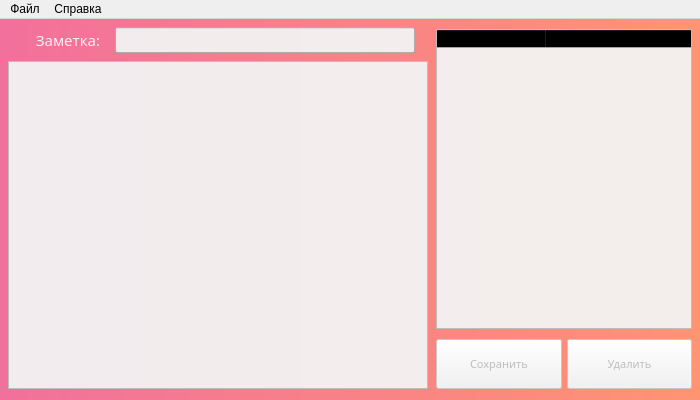
<?xml version="1.0" encoding="UTF-8"?>
<ui version="4.0">
 <class>MainWindow</class>
 <widget class="QMainWindow" name="MainWindow">
  <property name="windowModality">
   <enum>Qt::NonModal</enum>
  </property>
  <property name="geometry">
   <rect>
    <x>0</x>
    <y>0</y>
    <width>700</width>
    <height>400</height>
   </rect>
  </property>
  <property name="sizePolicy">
   <sizepolicy hsizetype="Fixed" vsizetype="Fixed">
    <horstretch>0</horstretch>
    <verstretch>0</verstretch>
   </sizepolicy>
  </property>
  <property name="minimumSize">
   <size>
    <width>700</width>
    <height>400</height>
   </size>
  </property>
  <property name="maximumSize">
   <size>
    <width>700</width>
    <height>400</height>
   </size>
  </property>
  <property name="mouseTracking">
   <bool>false</bool>
  </property>
  <property name="tabletTracking">
   <bool>false</bool>
  </property>
  <property name="focusPolicy">
   <enum>Qt::NoFocus</enum>
  </property>
  <property name="acceptDrops">
   <bool>false</bool>
  </property>
  <property name="windowTitle">
   <string>MyNotes</string>
  </property>
  <property name="windowIcon">
   <iconset>
    <normaloff>../images/notepad.png</normaloff>../images/notepad.png</iconset>
  </property>
  <property name="autoFillBackground">
   <bool>false</bool>
  </property>
  <property name="styleSheet">
   <string notr="true"/>
  </property>
  <property name="iconSize">
   <size>
    <width>64</width>
    <height>64</height>
   </size>
  </property>
  <property name="toolButtonStyle">
   <enum>Qt::ToolButtonTextOnly</enum>
  </property>
  <widget class="QWidget" name="centralwidget">
   <property name="enabled">
    <bool>true</bool>
   </property>
   <property name="sizePolicy">
    <sizepolicy hsizetype="MinimumExpanding" vsizetype="MinimumExpanding">
     <horstretch>0</horstretch>
     <verstretch>0</verstretch>
    </sizepolicy>
   </property>
   <property name="minimumSize">
    <size>
     <width>700</width>
     <height>380</height>
    </size>
   </property>
   <property name="styleSheet">
    <string notr="true">background-color: qlineargradient(spread:pad, x1:0, y1:0.5, x2:1, y2:0.5, stop:0 rgba(29, 151, 108, 255), stop:1 rgba(147, 249, 185, 255));
background-color: qlineargradient(spread:pad, x1:0, y1:1, x2:1, y2:1, stop:0 rgba(242, 112, 156, 255), stop:1 rgba(255, 148, 114, 255));</string>
   </property>
   <widget class="QWidget" name="wholePart" native="true">
    <property name="geometry">
     <rect>
      <x>0</x>
      <y>0</y>
      <width>700</width>
      <height>380</height>
     </rect>
    </property>
    <property name="sizePolicy">
     <sizepolicy hsizetype="MinimumExpanding" vsizetype="MinimumExpanding">
      <horstretch>0</horstretch>
      <verstretch>0</verstretch>
     </sizepolicy>
    </property>
    <property name="minimumSize">
     <size>
      <width>700</width>
      <height>380</height>
     </size>
    </property>
    <property name="styleSheet">
     <string notr="true">background-color: rgba(255, 255, 255, 0);</string>
    </property>
    <layout class="QHBoxLayout" name="horizontalLayout">
     <property name="spacing">
      <number>0</number>
     </property>
     <property name="leftMargin">
      <number>0</number>
     </property>
     <property name="topMargin">
      <number>0</number>
     </property>
     <property name="rightMargin">
      <number>0</number>
     </property>
     <property name="bottomMargin">
      <number>0</number>
     </property>
     <item>
      <spacer name="leftHorizontalSpacer">
       <property name="orientation">
        <enum>Qt::Horizontal</enum>
       </property>
       <property name="sizeHint" stdset="0">
        <size>
         <width>40</width>
         <height>20</height>
        </size>
       </property>
      </spacer>
     </item>
     <item>
      <widget class="QWidget" name="leftPart" native="true">
       <property name="sizePolicy">
        <sizepolicy hsizetype="Fixed" vsizetype="MinimumExpanding">
         <horstretch>0</horstretch>
         <verstretch>0</verstretch>
        </sizepolicy>
       </property>
       <property name="minimumSize">
        <size>
         <width>420</width>
         <height>380</height>
        </size>
       </property>
       <layout class="QVBoxLayout" name="verticalLayout">
        <property name="spacing">
         <number>0</number>
        </property>
        <property name="leftMargin">
         <number>0</number>
        </property>
        <property name="topMargin">
         <number>0</number>
        </property>
        <property name="rightMargin">
         <number>0</number>
        </property>
        <property name="bottomMargin">
         <number>0</number>
        </property>
        <item>
         <spacer name="horizontalSpacer_4">
          <property name="orientation">
           <enum>Qt::Vertical</enum>
          </property>
          <property name="sizeType">
           <enum>QSizePolicy::Preferred</enum>
          </property>
          <property name="sizeHint" stdset="0">
           <size>
            <width>20</width>
            <height>10</height>
           </size>
          </property>
         </spacer>
        </item>
        <item>
         <widget class="QWidget" name="titleForm" native="true">
          <property name="sizePolicy">
           <sizepolicy hsizetype="Fixed" vsizetype="Expanding">
            <horstretch>0</horstretch>
            <verstretch>0</verstretch>
           </sizepolicy>
          </property>
          <property name="minimumSize">
           <size>
            <width>420</width>
            <height>33</height>
           </size>
          </property>
          <layout class="QFormLayout" name="formLayout">
           <property name="fieldGrowthPolicy">
            <enum>QFormLayout::FieldsStayAtSizeHint</enum>
           </property>
           <property name="labelAlignment">
            <set>Qt::AlignCenter</set>
           </property>
           <property name="formAlignment">
            <set>Qt::AlignCenter</set>
           </property>
           <property name="horizontalSpacing">
            <number>12</number>
           </property>
           <property name="verticalSpacing">
            <number>0</number>
           </property>
           <property name="leftMargin">
            <number>0</number>
           </property>
           <property name="topMargin">
            <number>0</number>
           </property>
           <property name="rightMargin">
            <number>0</number>
           </property>
           <property name="bottomMargin">
            <number>0</number>
           </property>
           <item row="6" column="0">
            <widget class="QLabel" name="titleLabel">
             <property name="enabled">
              <bool>true</bool>
             </property>
             <property name="sizePolicy">
              <sizepolicy hsizetype="MinimumExpanding" vsizetype="Fixed">
               <horstretch>0</horstretch>
               <verstretch>0</verstretch>
              </sizepolicy>
             </property>
             <property name="minimumSize">
              <size>
               <width>70</width>
               <height>25</height>
              </size>
             </property>
             <property name="font">
              <font>
               <family>ObelixPro</family>
               <pointsize>11</pointsize>
               <weight>50</weight>
               <italic>false</italic>
               <bold>false</bold>
              </font>
             </property>
             <property name="styleSheet">
              <string notr="true">color: rgb(242, 242, 242);
</string>
             </property>
             <property name="text">
              <string>Заметка:</string>
             </property>
             <property name="scaledContents">
              <bool>false</bool>
             </property>
             <property name="alignment">
              <set>Qt::AlignBottom|Qt::AlignHCenter</set>
             </property>
             <property name="wordWrap">
              <bool>false</bool>
             </property>
             <property name="margin">
              <number>0</number>
             </property>
             <property name="indent">
              <number>1</number>
             </property>
            </widget>
           </item>
           <item row="6" column="1">
            <widget class="QLineEdit" name="noteTitleEdit">
             <property name="sizePolicy">
              <sizepolicy hsizetype="MinimumExpanding" vsizetype="Fixed">
               <horstretch>0</horstretch>
               <verstretch>0</verstretch>
              </sizepolicy>
             </property>
             <property name="minimumSize">
              <size>
               <width>300</width>
               <height>26</height>
              </size>
             </property>
             <property name="maximumSize">
              <size>
               <width>300</width>
               <height>0</height>
              </size>
             </property>
             <property name="font">
              <font>
               <pointsize>12</pointsize>
              </font>
             </property>
             <property name="focusPolicy">
              <enum>Qt::StrongFocus</enum>
             </property>
             <property name="acceptDrops">
              <bool>true</bool>
             </property>
             <property name="styleSheet">
              <string notr="true">background-color: rgba(242, 242, 242, 242);</string>
             </property>
             <property name="inputMethodHints">
              <set>Qt::ImhNone</set>
             </property>
             <property name="inputMask">
              <string/>
             </property>
             <property name="maxLength">
              <number>300</number>
             </property>
             <property name="cursorPosition">
              <number>0</number>
             </property>
             <property name="dragEnabled">
              <bool>false</bool>
             </property>
            </widget>
           </item>
          </layout>
         </widget>
        </item>
        <item>
         <spacer name="horizontalSpacer_7">
          <property name="orientation">
           <enum>Qt::Vertical</enum>
          </property>
          <property name="sizeType">
           <enum>QSizePolicy::Fixed</enum>
          </property>
          <property name="sizeHint" stdset="0">
           <size>
            <width>20</width>
            <height>5</height>
           </size>
          </property>
         </spacer>
        </item>
        <item>
         <widget class="QPlainTextEdit" name="noteTextEdit">
          <property name="enabled">
           <bool>true</bool>
          </property>
          <property name="sizePolicy">
           <sizepolicy hsizetype="MinimumExpanding" vsizetype="Preferred">
            <horstretch>0</horstretch>
            <verstretch>0</verstretch>
           </sizepolicy>
          </property>
          <property name="minimumSize">
           <size>
            <width>420</width>
            <height>328</height>
           </size>
          </property>
          <property name="font">
           <font>
            <pointsize>10</pointsize>
           </font>
          </property>
          <property name="cursor" stdset="0">
           <cursorShape>IBeamCursor</cursorShape>
          </property>
          <property name="focusPolicy">
           <enum>Qt::StrongFocus</enum>
          </property>
          <property name="styleSheet">
           <string notr="true">background-color: rgba(242, 242, 242, 242);</string>
          </property>
          <property name="inputMethodHints">
           <set>Qt::ImhNone</set>
          </property>
          <property name="plainText">
           <string/>
          </property>
          <property name="overwriteMode">
           <bool>false</bool>
          </property>
          <property name="tabStopWidth">
           <number>12</number>
          </property>
          <property name="backgroundVisible">
           <bool>false</bool>
          </property>
         </widget>
        </item>
        <item>
         <spacer name="horizontalSpacer_5">
          <property name="orientation">
           <enum>Qt::Vertical</enum>
          </property>
          <property name="sizeType">
           <enum>QSizePolicy::Fixed</enum>
          </property>
          <property name="sizeHint" stdset="0">
           <size>
            <width>20</width>
            <height>10</height>
           </size>
          </property>
         </spacer>
        </item>
       </layout>
      </widget>
     </item>
     <item>
      <spacer name="midHorizontalSpacer">
       <property name="orientation">
        <enum>Qt::Horizontal</enum>
       </property>
       <property name="sizeType">
        <enum>QSizePolicy::Maximum</enum>
       </property>
       <property name="sizeHint" stdset="0">
        <size>
         <width>40</width>
         <height>10</height>
        </size>
       </property>
      </spacer>
     </item>
     <item>
      <widget class="QWidget" name="rightPart" native="true">
       <property name="enabled">
        <bool>true</bool>
       </property>
       <property name="sizePolicy">
        <sizepolicy hsizetype="MinimumExpanding" vsizetype="MinimumExpanding">
         <horstretch>0</horstretch>
         <verstretch>0</verstretch>
        </sizepolicy>
       </property>
       <layout class="QVBoxLayout" name="verticalLayout_2">
        <property name="spacing">
         <number>0</number>
        </property>
        <property name="leftMargin">
         <number>0</number>
        </property>
        <property name="topMargin">
         <number>0</number>
        </property>
        <property name="rightMargin">
         <number>0</number>
        </property>
        <property name="bottomMargin">
         <number>0</number>
        </property>
        <item>
         <spacer name="verticalSpacer">
          <property name="orientation">
           <enum>Qt::Vertical</enum>
          </property>
          <property name="sizeType">
           <enum>QSizePolicy::Preferred</enum>
          </property>
          <property name="sizeHint" stdset="0">
           <size>
            <width>20</width>
            <height>10</height>
           </size>
          </property>
         </spacer>
        </item>
        <item>
         <widget class="QTreeWidget" name="notesList">
          <property name="enabled">
           <bool>true</bool>
          </property>
          <property name="sizePolicy">
           <sizepolicy hsizetype="Expanding" vsizetype="Expanding">
            <horstretch>0</horstretch>
            <verstretch>0</verstretch>
           </sizepolicy>
          </property>
          <property name="minimumSize">
           <size>
            <width>256</width>
            <height>300</height>
           </size>
          </property>
          <property name="baseSize">
           <size>
            <width>0</width>
            <height>0</height>
           </size>
          </property>
          <property name="styleSheet">
           <string notr="true">background-color: rgba(242, 242, 242, 242);</string>
          </property>
          <property name="frameShape">
           <enum>QFrame::StyledPanel</enum>
          </property>
          <property name="frameShadow">
           <enum>QFrame::Sunken</enum>
          </property>
          <property name="lineWidth">
           <number>0</number>
          </property>
          <property name="horizontalScrollBarPolicy">
           <enum>Qt::ScrollBarAlwaysOff</enum>
          </property>
          <property name="editTriggers">
           <set>QAbstractItemView::NoEditTriggers</set>
          </property>
          <property name="tabKeyNavigation">
           <bool>false</bool>
          </property>
          <property name="showDropIndicator" stdset="0">
           <bool>false</bool>
          </property>
          <property name="dragEnabled">
           <bool>false</bool>
          </property>
          <property name="dragDropOverwriteMode">
           <bool>false</bool>
          </property>
          <property name="textElideMode">
           <enum>Qt::ElideRight</enum>
          </property>
          <property name="horizontalScrollMode">
           <enum>QAbstractItemView::ScrollPerPixel</enum>
          </property>
          <property name="indentation">
           <number>5</number>
          </property>
          <property name="rootIsDecorated">
           <bool>true</bool>
          </property>
          <property name="uniformRowHeights">
           <bool>true</bool>
          </property>
          <property name="itemsExpandable">
           <bool>false</bool>
          </property>
          <property name="sortingEnabled">
           <bool>true</bool>
          </property>
          <property name="expandsOnDoubleClick">
           <bool>false</bool>
          </property>
          <property name="columnCount">
           <number>2</number>
          </property>
          <attribute name="headerVisible">
           <bool>true</bool>
          </attribute>
          <attribute name="headerCascadingSectionResizes">
           <bool>false</bool>
          </attribute>
          <attribute name="headerMinimumSectionSize">
           <number>65</number>
          </attribute>
          <attribute name="headerDefaultSectionSize">
           <number>110</number>
          </attribute>
          <attribute name="headerHighlightSections">
           <bool>false</bool>
          </attribute>
          <attribute name="headerShowSortIndicator" stdset="0">
           <bool>true</bool>
          </attribute>
          <attribute name="headerStretchLastSection">
           <bool>true</bool>
          </attribute>
          <column>
           <property name="text">
            <string>Название</string>
           </property>
           <property name="font">
            <font>
             <pointsize>9</pointsize>
            </font>
           </property>
           <property name="textAlignment">
            <set>AlignLeading|AlignVCenter</set>
           </property>
          </column>
          <column>
           <property name="text">
            <string>Последнее изменение</string>
           </property>
           <property name="font">
            <font>
             <pointsize>9</pointsize>
            </font>
           </property>
          </column>
         </widget>
        </item>
        <item>
         <spacer name="verticalSpacer_3">
          <property name="orientation">
           <enum>Qt::Vertical</enum>
          </property>
          <property name="sizeType">
           <enum>QSizePolicy::Preferred</enum>
          </property>
          <property name="sizeHint" stdset="0">
           <size>
            <width>20</width>
            <height>5</height>
           </size>
          </property>
         </spacer>
        </item>
        <item>
         <widget class="QWidget" name="actionButtons" native="true">
          <property name="enabled">
           <bool>true</bool>
          </property>
          <property name="sizePolicy">
           <sizepolicy hsizetype="MinimumExpanding" vsizetype="Preferred">
            <horstretch>0</horstretch>
            <verstretch>0</verstretch>
           </sizepolicy>
          </property>
          <property name="minimumSize">
           <size>
            <width>256</width>
            <height>50</height>
           </size>
          </property>
          <layout class="QHBoxLayout" name="horizontalLayout_2">
           <property name="spacing">
            <number>5</number>
           </property>
           <property name="sizeConstraint">
            <enum>QLayout::SetDefaultConstraint</enum>
           </property>
           <property name="leftMargin">
            <number>0</number>
           </property>
           <property name="topMargin">
            <number>5</number>
           </property>
           <property name="rightMargin">
            <number>0</number>
           </property>
           <property name="bottomMargin">
            <number>0</number>
           </property>
           <item>
            <widget class="QPushButton" name="saveButton">
             <property name="enabled">
              <bool>false</bool>
             </property>
             <property name="sizePolicy">
              <sizepolicy hsizetype="MinimumExpanding" vsizetype="MinimumExpanding">
               <horstretch>0</horstretch>
               <verstretch>0</verstretch>
              </sizepolicy>
             </property>
             <property name="font">
              <font>
               <family>ObelixPro</family>
               <pointsize>8</pointsize>
              </font>
             </property>
             <property name="cursor">
              <cursorShape>PointingHandCursor</cursorShape>
             </property>
             <property name="focusPolicy">
              <enum>Qt::NoFocus</enum>
             </property>
             <property name="acceptDrops">
              <bool>false</bool>
             </property>
             <property name="toolTipDuration">
              <number>-1</number>
             </property>
             <property name="autoFillBackground">
              <bool>false</bool>
             </property>
             <property name="styleSheet">
              <string notr="true">background-color: rgba(242, 242, 242, 242);
</string>
             </property>
             <property name="text">
              <string>Сохранить</string>
             </property>
             <property name="autoDefault">
              <bool>false</bool>
             </property>
             <property name="default">
              <bool>false</bool>
             </property>
             <property name="flat">
              <bool>false</bool>
             </property>
            </widget>
           </item>
           <item>
            <widget class="QPushButton" name="deleteButton">
             <property name="enabled">
              <bool>false</bool>
             </property>
             <property name="sizePolicy">
              <sizepolicy hsizetype="MinimumExpanding" vsizetype="MinimumExpanding">
               <horstretch>0</horstretch>
               <verstretch>0</verstretch>
              </sizepolicy>
             </property>
             <property name="font">
              <font>
               <family>ObelixPro</family>
               <pointsize>8</pointsize>
              </font>
             </property>
             <property name="cursor">
              <cursorShape>PointingHandCursor</cursorShape>
             </property>
             <property name="styleSheet">
              <string notr="true">background-color: rgba(242, 242, 242, 242);
</string>
             </property>
             <property name="text">
              <string>Удалить</string>
             </property>
             <property name="autoDefault">
              <bool>false</bool>
             </property>
             <property name="default">
              <bool>false</bool>
             </property>
             <property name="flat">
              <bool>false</bool>
             </property>
            </widget>
           </item>
          </layout>
         </widget>
        </item>
        <item>
         <spacer name="verticalSpacer_2">
          <property name="orientation">
           <enum>Qt::Vertical</enum>
          </property>
          <property name="sizeType">
           <enum>QSizePolicy::Preferred</enum>
          </property>
          <property name="sizeHint" stdset="0">
           <size>
            <width>20</width>
            <height>10</height>
           </size>
          </property>
         </spacer>
        </item>
       </layout>
      </widget>
     </item>
     <item>
      <spacer name="rightHorizontalSpacer">
       <property name="orientation">
        <enum>Qt::Horizontal</enum>
       </property>
       <property name="sizeType">
        <enum>QSizePolicy::Maximum</enum>
       </property>
       <property name="sizeHint" stdset="0">
        <size>
         <width>40</width>
         <height>10</height>
        </size>
       </property>
      </spacer>
     </item>
    </layout>
   </widget>
  </widget>
  <widget class="QMenuBar" name="menuBar">
   <property name="enabled">
    <bool>true</bool>
   </property>
   <property name="geometry">
    <rect>
     <x>0</x>
     <y>0</y>
     <width>700</width>
     <height>20</height>
    </rect>
   </property>
   <property name="sizePolicy">
    <sizepolicy hsizetype="MinimumExpanding" vsizetype="Fixed">
     <horstretch>0</horstretch>
     <verstretch>0</verstretch>
    </sizepolicy>
   </property>
   <property name="minimumSize">
    <size>
     <width>700</width>
     <height>19</height>
    </size>
   </property>
   <property name="font">
    <font>
     <pointsize>9</pointsize>
    </font>
   </property>
   <property name="acceptDrops">
    <bool>false</bool>
   </property>
   <property name="defaultUp">
    <bool>false</bool>
   </property>
   <property name="nativeMenuBar">
    <bool>true</bool>
   </property>
   <widget class="QMenu" name="menuFile">
    <property name="geometry">
     <rect>
      <x>270</x>
      <y>129</y>
      <width>209</width>
      <height>149</height>
     </rect>
    </property>
    <property name="sizePolicy">
     <sizepolicy hsizetype="Preferred" vsizetype="Preferred">
      <horstretch>0</horstretch>
      <verstretch>0</verstretch>
     </sizepolicy>
    </property>
    <property name="font">
     <font>
      <pointsize>9</pointsize>
     </font>
    </property>
    <property name="tabletTracking">
     <bool>true</bool>
    </property>
    <property name="contextMenuPolicy">
     <enum>Qt::DefaultContextMenu</enum>
    </property>
    <property name="acceptDrops">
     <bool>false</bool>
    </property>
    <property name="autoFillBackground">
     <bool>false</bool>
    </property>
    <property name="tearOffEnabled">
     <bool>false</bool>
    </property>
    <property name="title">
     <string>Файл</string>
    </property>
    <property name="separatorsCollapsible">
     <bool>false</bool>
    </property>
    <property name="toolTipsVisible">
     <bool>false</bool>
    </property>
    <addaction name="actionNewNote"/>
    <addaction name="actionSaveNote"/>
    <addaction name="actionRemoveNote"/>
    <addaction name="separator"/>
    <addaction name="actionQuit"/>
   </widget>
   <widget class="QMenu" name="menuHelp">
    <property name="sizePolicy">
     <sizepolicy hsizetype="Preferred" vsizetype="Preferred">
      <horstretch>0</horstretch>
      <verstretch>0</verstretch>
     </sizepolicy>
    </property>
    <property name="title">
     <string>Справка</string>
    </property>
    <addaction name="actionAbout"/>
   </widget>
   <addaction name="menuFile"/>
   <addaction name="menuHelp"/>
  </widget>
  <action name="actionSaveNote">
   <property name="enabled">
    <bool>false</bool>
   </property>
   <property name="icon">
    <iconset>
     <normaloff>../images/save.png</normaloff>../images/save.png</iconset>
   </property>
   <property name="text">
    <string>Сохранить текущую заметку</string>
   </property>
   <property name="statusTip">
    <string>Сохранить текущую заметку</string>
   </property>
   <property name="whatsThis">
    <string>Сохранить текущую заметку</string>
   </property>
   <property name="shortcut">
    <string>Ctrl+S</string>
   </property>
   <property name="shortcutContext">
    <enum>Qt::ApplicationShortcut</enum>
   </property>
   <property name="iconVisibleInMenu">
    <bool>true</bool>
   </property>
  </action>
  <action name="actionRemoveNote">
   <property name="enabled">
    <bool>false</bool>
   </property>
   <property name="icon">
    <iconset>
     <normaloff>../images/delete.png</normaloff>../images/delete.png</iconset>
   </property>
   <property name="text">
    <string>Удалить текущую заметку</string>
   </property>
   <property name="statusTip">
    <string>Удалить текущую заметку</string>
   </property>
   <property name="whatsThis">
    <string>Удалить текущую заметку</string>
   </property>
   <property name="shortcut">
    <string>Ctrl+R</string>
   </property>
   <property name="shortcutContext">
    <enum>Qt::ApplicationShortcut</enum>
   </property>
   <property name="iconVisibleInMenu">
    <bool>true</bool>
   </property>
  </action>
  <action name="actionNewNote">
   <property name="icon">
    <iconset>
     <normaloff>../images/add.png</normaloff>../images/add.png</iconset>
   </property>
   <property name="text">
    <string>Создать новую заметку</string>
   </property>
   <property name="statusTip">
    <string>Создать новую заметку</string>
   </property>
   <property name="whatsThis">
    <string>Создать новую заметку</string>
   </property>
   <property name="font">
    <font/>
   </property>
   <property name="shortcut">
    <string>Ctrl+N</string>
   </property>
   <property name="shortcutContext">
    <enum>Qt::ApplicationShortcut</enum>
   </property>
   <property name="autoRepeat">
    <bool>true</bool>
   </property>
   <property name="iconVisibleInMenu">
    <bool>true</bool>
   </property>
  </action>
  <action name="actionAbout">
   <property name="icon">
    <iconset>
     <normaloff>../images/question.png</normaloff>../images/question.png</iconset>
   </property>
   <property name="text">
    <string>О программе</string>
   </property>
   <property name="shortcut">
    <string>Ctrl+H</string>
   </property>
   <property name="shortcutContext">
    <enum>Qt::ApplicationShortcut</enum>
   </property>
   <property name="autoRepeat">
    <bool>true</bool>
   </property>
   <property name="iconVisibleInMenu">
    <bool>true</bool>
   </property>
  </action>
  <action name="actionQuit">
   <property name="icon">
    <iconset>
     <normaloff>../images/quit.png</normaloff>../images/quit.png</iconset>
   </property>
   <property name="text">
    <string>Выйти</string>
   </property>
   <property name="statusTip">
    <string>Выйти</string>
   </property>
   <property name="whatsThis">
    <string>Выйти</string>
   </property>
   <property name="shortcut">
    <string>Ctrl+Q</string>
   </property>
   <property name="shortcutContext">
    <enum>Qt::ApplicationShortcut</enum>
   </property>
   <property name="iconVisibleInMenu">
    <bool>true</bool>
   </property>
  </action>
 </widget>
 <resources/>
 <connections/>
</ui>
